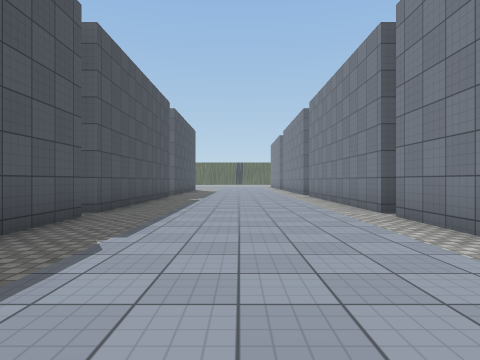
view 1 (above)

24 first-person views from a walk through a Unity game level. The camera is 1.2 m above the floor, looks level and sees 75° across. The floor is counted in squares, 2 m on a side. Each view is taken from the middle of a square. On the plan, view 1 faces up. The plan holds only what a view shows up to about 9 squares ahead; the rest is blank. The place goes on beyond the plan. The player character is not drawn. Some surface patterns are stand-ins.

view 2
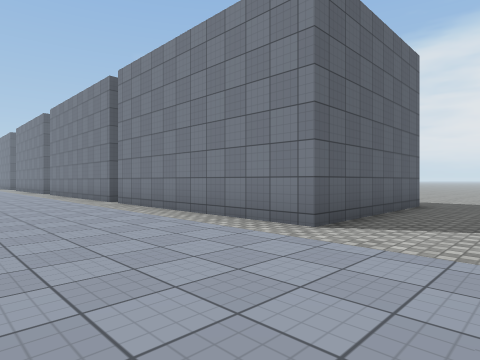

view 3
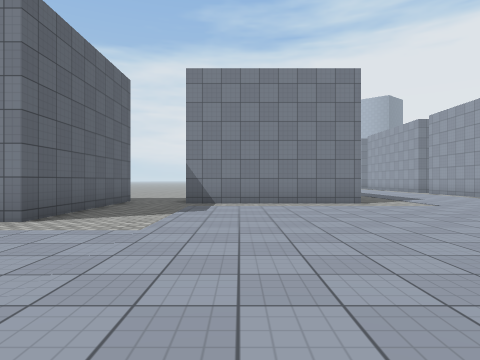

view 4
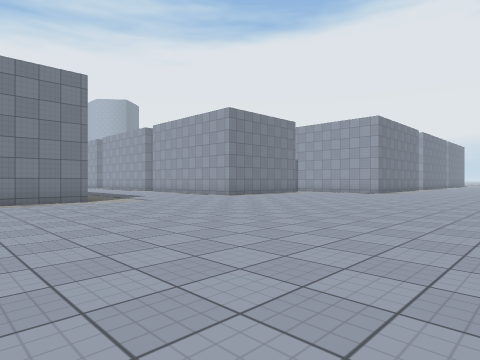

view 5
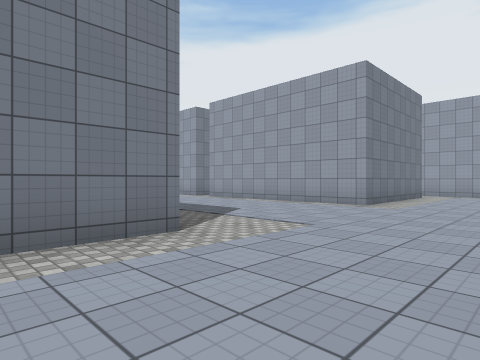

view 6
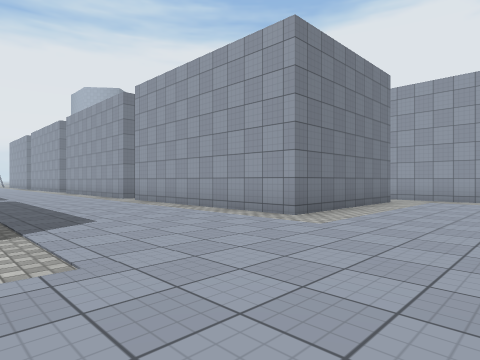

view 7
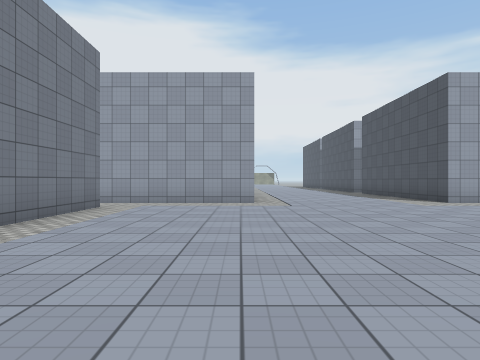

view 8
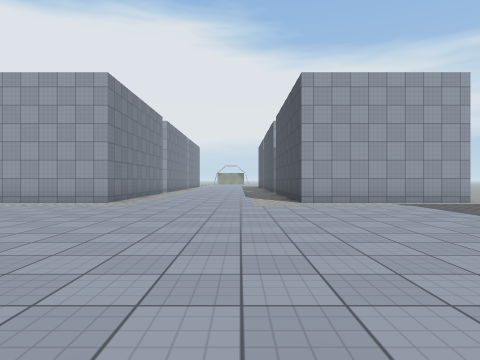

view 9
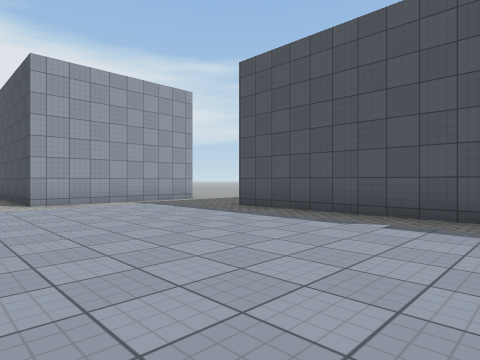

view 10
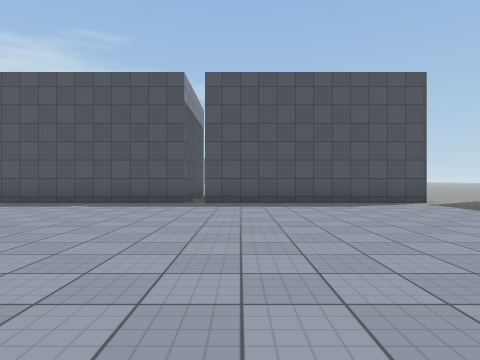

view 11
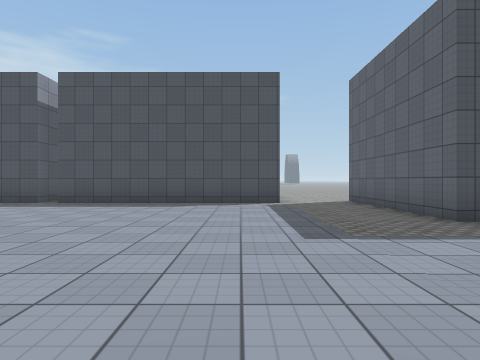

view 12
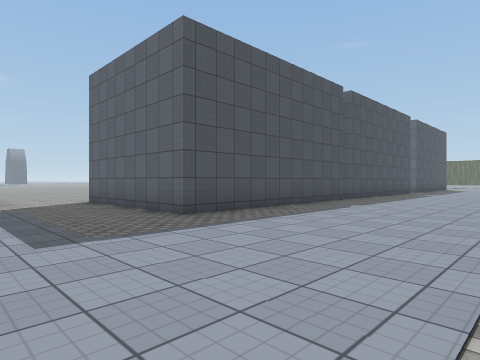

view 13
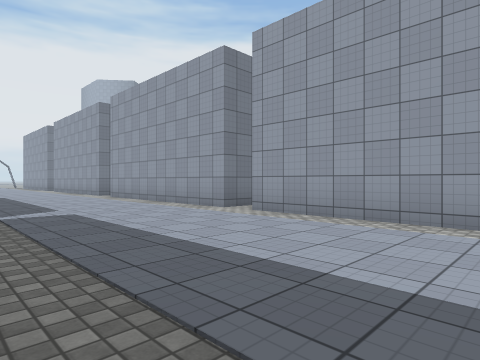

view 14
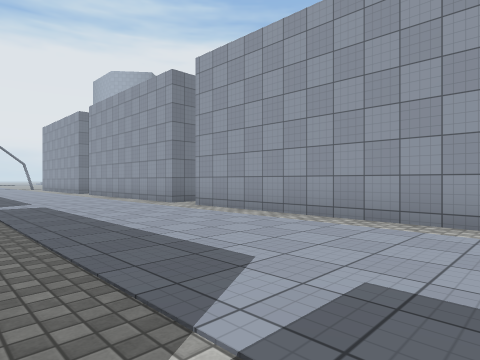

view 15
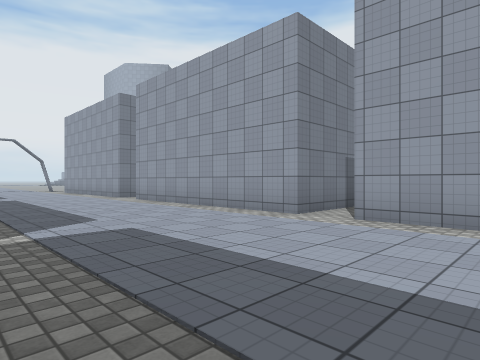

view 16
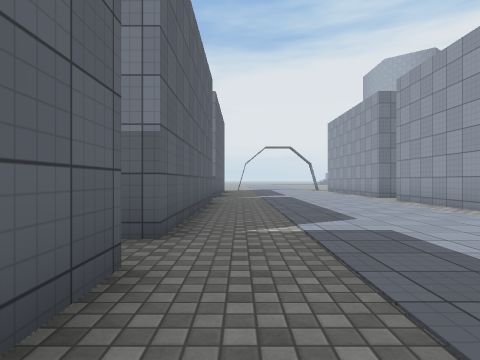

view 17
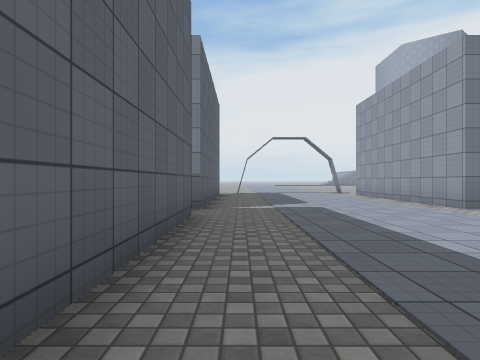

view 18
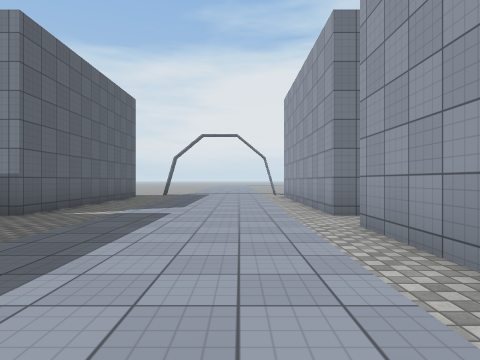

view 19
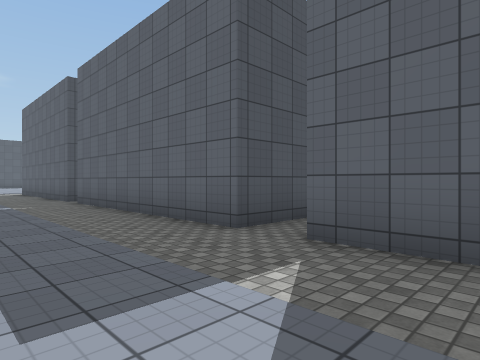

view 20
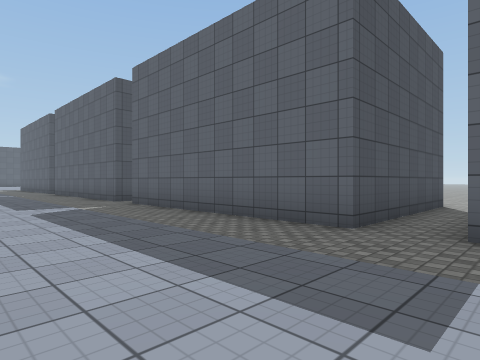

view 21
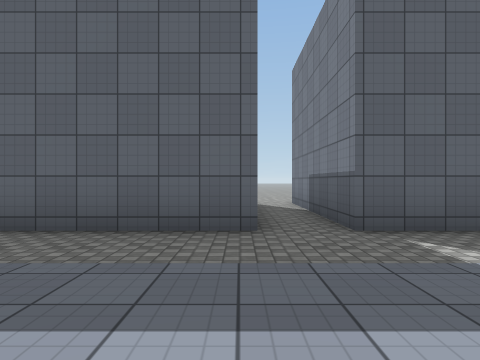

view 22
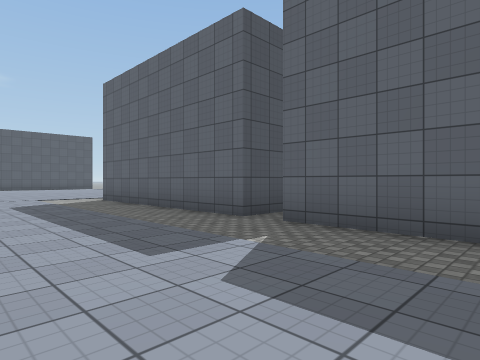

view 23
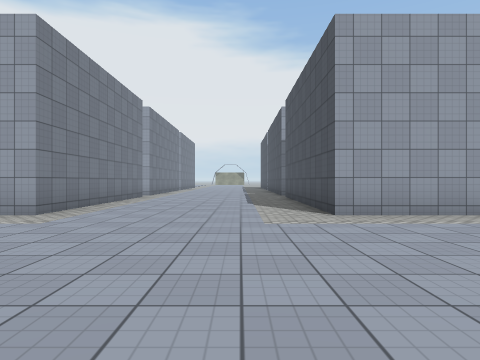

view 24
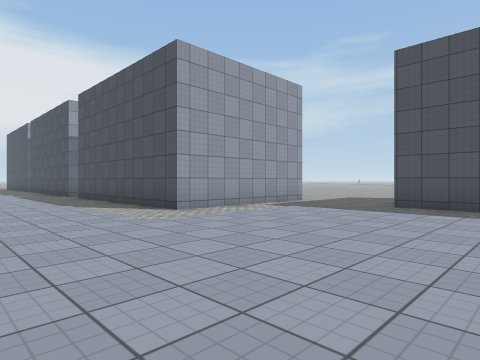

### Floor plan
Points are (right, up) in squares from view 1. A wall is a line through its corners. A room is listed if a view was taken in it or the views show most of it. See-through windows are left out.
Room 1 (views 1, 2, 3, 4, 5, 6, 7, 8, 9, 10, 11, 12, 13, 14, 15, 16, 17, 18, 19, 20, 21, 22, 23, 24)
walls: (6.2, -7.2) (6.2, -2.5); (12.3, -7.2) (7.1, -7.2); (7.2, -0.8) (2.6, -0.8) (2.6, 5.4); (6.2, -17.2) (6.2, -12.6) (12.2, -12.6); (13.1, -12.6) (19.2, -12.6); (-6.5, -9.5) (-6.5, -15.6); (-6.5, -2.9) (-6.5, -9); (2.6, 5.8) (2.6, 9); (19.1, -7.2) (13, -7.2); (2.6, -22) (2.6, -18.5) (6.9, -18.5); (-2.7, 5.4) (-2.7, -0.8) (-7.2, -0.8); (20.2, -12.6) (26.2, -12.6); (-7.4, -18.5) (-2.7, -18.5) (-2.7, -22); (-2.7, 9) (-2.7, 5.8); (26.2, -2.5) (26.2, -7.2) (20.2, -7.2); (27.4, -12.6) (30.5, -12.6); (30.5, -7.2) (27.4, -7.2) (27.4, -2.5)
ways out: opening at (7, -18); opening at (7, -1.5); opening at (27, -13); opening at (27, -3)

Positions as (right, up) in squares from view 1, and headings:
1: (0, 0), facing up
2: (-1, -3), facing up-right
3: (-2, -4), facing right
4: (-3, -4), facing down-right
5: (3, -5), facing down-right
6: (3, -8), facing down-right
7: (3, -10), facing down
8: (-1, -10), facing down
9: (-1, -10), facing down-left
10: (2, -8), facing left
11: (2, -4), facing left
12: (2, -4), facing up-left
13: (8, -8), facing down-right
14: (13, -8), facing down-right
15: (17, -8), facing down-right
16: (17, -8), facing right
17: (21, -8), facing right
18: (22, -11), facing right
19: (22, -10), facing up-left
20: (28, -11), facing up-left
21: (26, -11), facing up
22: (16, -11), facing up-left
23: (-1, -13), facing down
24: (1, -13), facing down-left
